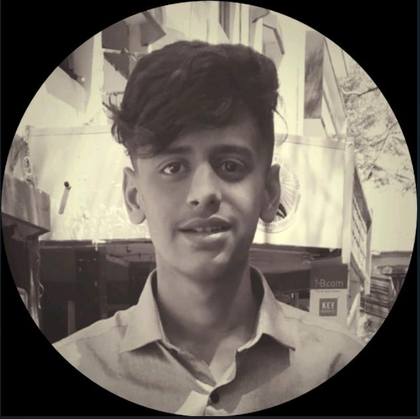
%> input picture raw.png, 420 x 419 px, shrunk from 727 x 725 before the run
$ octave Histogram_Eq.m   (GNU Octave 9; MATLAB toolbox functions it lacks are replaced by stand-ins)
%> lines starting %> are read from the running program, lines starting %| are printed output that depends on the picture
close all;
clear all;
clc;
figure('Name','TYCS - 582 - Jaisal Shah','NumberTitle','off')
a=imread('C:\Users\Jaisal Shah\Desktop\TYCS-582\College-Stuff\Sem VI\DIP\Practicals\raw.png');
%> a is the input picture: size 419x420x3 uint8; mean R, G, B 111.7, 104.4, 95.2
a1 = double(a);
a2 = rgb2gray(uint8(a1));
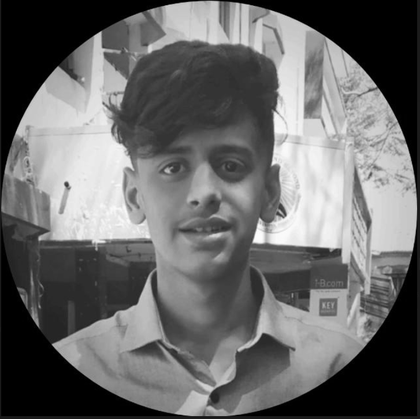
%> a2: size 419x420 uint8; min 0, max 252, mean 105.5

[row col] = size(a2);
%> row = 419; col = 420

c = row * col;
%> c = 175980
h = zeros(1, 300);
z = zeros(1, 300);

for m = 1 : 1 :row
    for n = 1 : 1 : col
        t = a2(m, n);
        h(t + 1) = h(t + 1) + 1;
    end
end
%> after the loop, h = 300 values, max 32966 at index 1, min 0 at index 254, mean 586.6

pdf = h / c;
%> pdf = 300 values, max 0.187 at index 1, min 0 at index 254, mean 0.00333
cdf(1) = pdf(1);
for x = 2 : 1 : 256
    cdf(x) = pdf(x) + cdf(x - 1);
end;
%> after the loop, cdf = 256 values from 0.187 to 1

new = round(cdf * 256);
%> new = 256 values from 48 to 256
new = new + 1;
%> new = 256 values from 49 to 257

for p = 1 : 1 : row
    for q = 1 : 1 : col
        temp = a2(p,q) + 1;
        b(p,q) = new(temp);
        t = b(p,q);
        z(t+1) = z(t+1) + 1;
    end;
end;
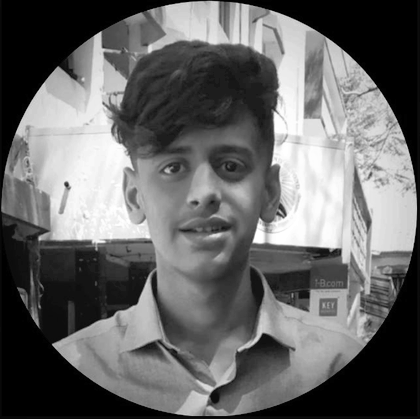
%> b: size 419x420 double; min 49, max 257, mean 133.9; drawn with min black and max white
%> after the loop, z = 300 values, max 32966 at index 50, min 0 at index 1, mean 586.6

b = b - 1;

subplot(2,2,1);
imshow(uint8(a2));
title('Original Image');

subplot(2,2,2);
bar(h);
title('Histogram of Original Image');

subplot(2,2,3);
imshow(uint8(b));
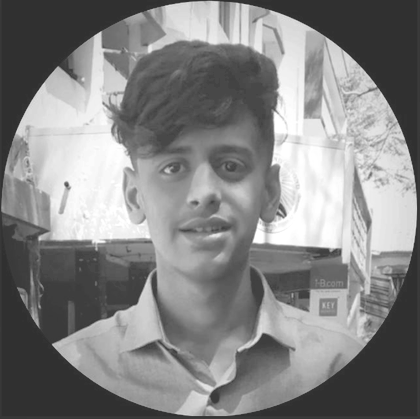
%> displayed picture: size 419x420, on the screen's scale of 0 to 255; min 48, max 255, mean 132.9
title('Histogrammed Image');

subplot(2,2,4);
bar(z);
title('Eq. Histogram Image');
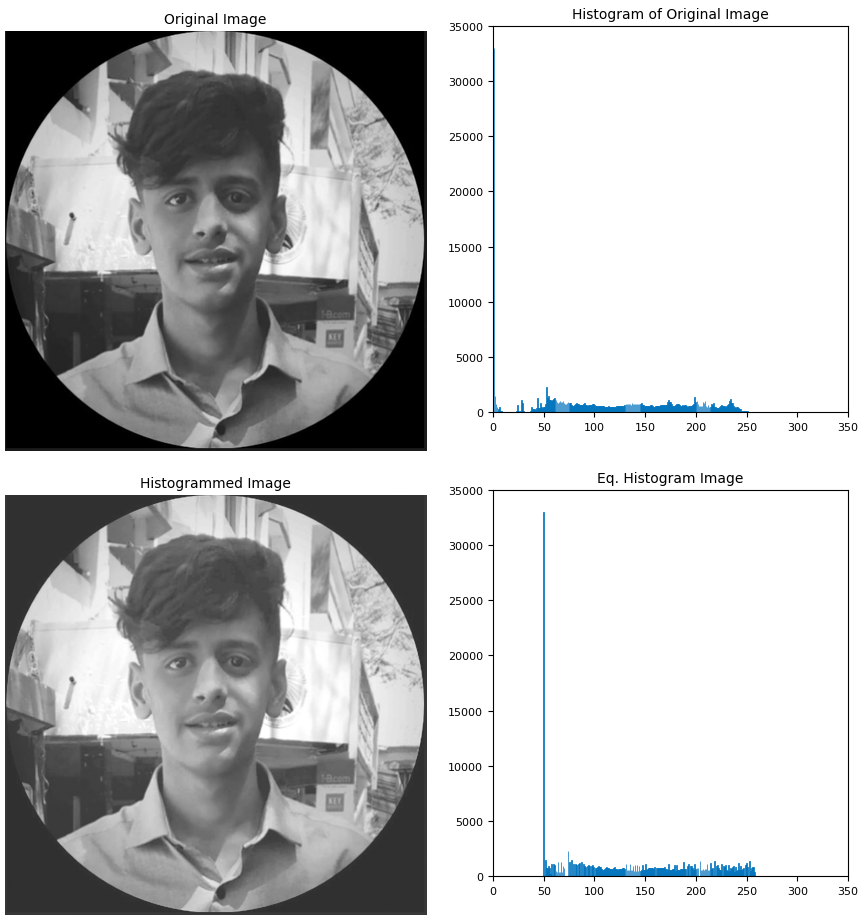
%> figure redrawn from the program's plot data, 4 panels
